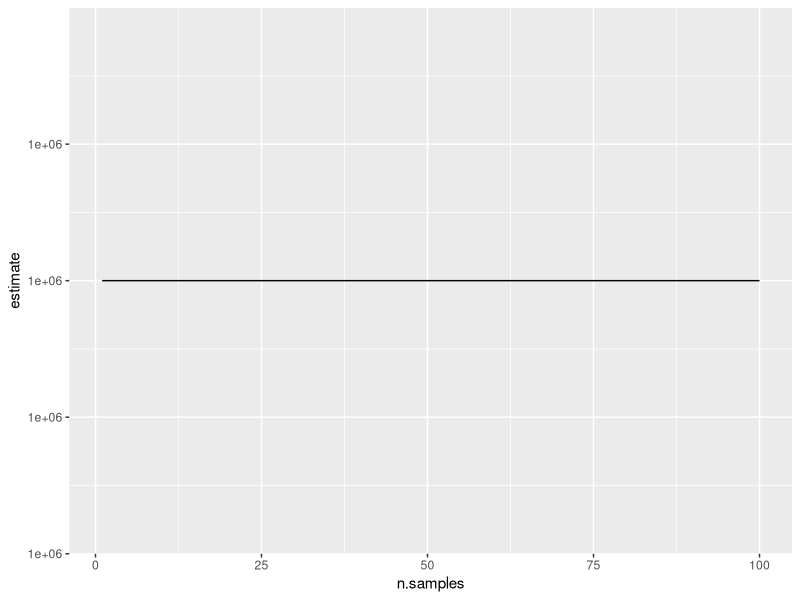
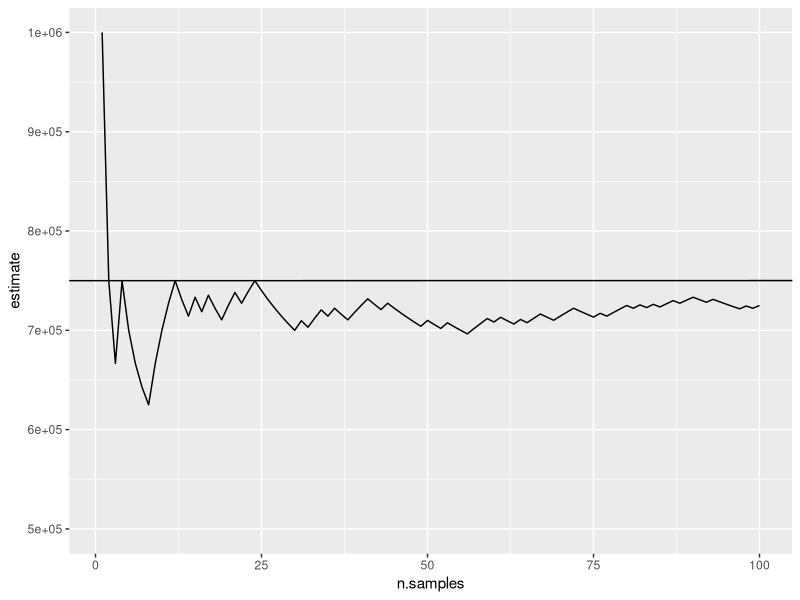
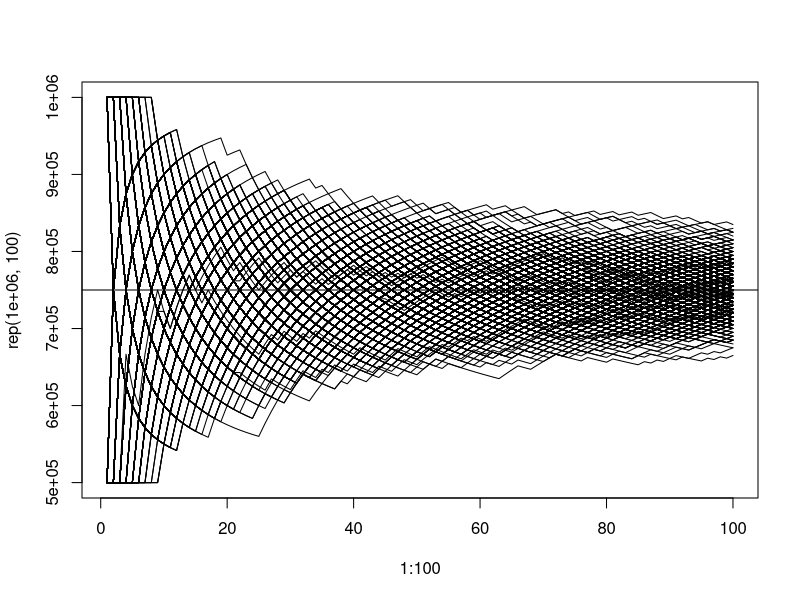

Write R code to recreate these figures, in order.
## ---- chunk 1
library(ggplot2)
## ---- chunk 2
nx <- 100
ny <- 100
n.trees <- nx * ny
n.apples.per.tree <- 100
n.apples <- n.trees * n.apples.per.tree
## ---- chunk 3
uniform.orchard.df <- data.frame(tree.number=1:n.trees, n.apples=n.apples.per.tree)
## ---- chunk 4
sampling.df <- data.frame(n.samples=1:100,estimate=NA)
for(i in 1:nrow(sampling.df)){
  sampling.df[i,"estimate"] <- mean(uniform.orchard.df[sample(seq(0, n.trees), sampling.df[i,"n.samples"],replace=FALSE), "n.apples"]) * n.trees
}
g <- ggplot(sampling.df, aes(x=n.samples, y=estimate)) +
  geom_line()
g
## ---- chunk 5
nx <- 100
ny <- 100
prop.bad <- 0.5
n.trees <- nx * ny
n.apples.per.good.tree <- 100
n.apples.per.bad.tree <- 50
n.apples <- (n.trees*(1-prop.bad) * n.apples.per.good.tree) + (n.trees*prop.bad * n.apples.per.bad.tree)
## ---- chunk 6
twotier.orchard.df <- data.frame(tree.number=1:n.trees, n.apples=rep(c(n.apples.per.good.tree, n.apples.per.bad.tree), n.trees/2))
## ---- chunk 7
tree.numbers <- sample(seq(0, n.trees), 100)
sampling.df <- data.frame(n.samples=1:100,estimate=NA)
for(i in 1:100){
  sampling.df[i, "estimate"] <- mean(twotier.orchard.df[tree.numbers[1:i], "n.apples"]) * n.trees
  
}
g <- ggplot(sampling.df, aes(x=n.samples, y=estimate)) +
  geom_line() + ylim(5E05, 1E06) + geom_abline(intercept=sum(twotier.orchard.df$n.apples))
g
## ---- chunk 8
plot(1:100, rep(1E06,100), type='n', ylim=c(5E05,1E06))
for(n in 1:1000){
tree.numbers <- sample(seq(0, n.trees), 100)
sampling.df <- data.frame(n.samples=1:100,estimate=NA)
for(i in 1:100){
  sampling.df[i, "estimate"] <- mean(twotier.orchard.df[tree.numbers[1:i], "n.apples"]) * n.trees
  
}
lines(1:100, sampling.df$estimate)
}
abline(a=sum(twotier.orchard.df$n.apples), b=0, lty=1)

